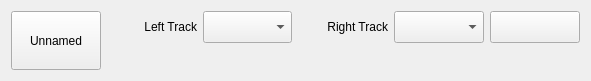
<?xml version="1.0" encoding="UTF-8"?>
<ui version="4.0">
 <class>TrackedMtlobeWidget</class>
 <widget class="QWidget" name="TrackedMtlobeWidget">
  <property name="geometry">
   <rect>
    <x>0</x>
    <y>0</y>
    <width>591</width>
    <height>81</height>
   </rect>
  </property>
  <property name="windowTitle">
   <string>Form</string>
  </property>
  <layout class="QGridLayout" name="gridLayout">
   <item row="0" column="0" rowspan="2">
    <widget class="QPushButton" name="pushButtonName">
     <property name="sizePolicy">
      <sizepolicy hsizetype="Minimum" vsizetype="Minimum">
       <horstretch>0</horstretch>
       <verstretch>0</verstretch>
      </sizepolicy>
     </property>
     <property name="toolTip">
      <string>Click to change the name of this actuator</string>
     </property>
     <property name="text">
      <string>Unnamed</string>
     </property>
    </widget>
   </item>
   <item row="0" column="1">
    <widget class="QLabel" name="label">
     <property name="sizePolicy">
      <sizepolicy hsizetype="Minimum" vsizetype="Minimum">
       <horstretch>0</horstretch>
       <verstretch>0</verstretch>
      </sizepolicy>
     </property>
     <property name="text">
      <string>Left Track</string>
     </property>
     <property name="alignment">
      <set>Qt::AlignRight|Qt::AlignTrailing|Qt::AlignVCenter</set>
     </property>
    </widget>
   </item>
   <item row="0" column="2">
    <widget class="ActuatorSelector" name="comboBoxLeftTrackPin">
     <property name="enabled">
      <bool>true</bool>
     </property>
     <property name="sizePolicy">
      <sizepolicy hsizetype="Minimum" vsizetype="Minimum">
       <horstretch>0</horstretch>
       <verstretch>0</verstretch>
      </sizepolicy>
     </property>
     <property name="toolTip">
      <string>The actuator responsible for steering the forward facing set of wheels.</string>
     </property>
    </widget>
   </item>
   <item row="0" column="3">
    <widget class="QLabel" name="label_3">
     <property name="sizePolicy">
      <sizepolicy hsizetype="Minimum" vsizetype="Minimum">
       <horstretch>0</horstretch>
       <verstretch>0</verstretch>
      </sizepolicy>
     </property>
     <property name="text">
      <string>Right Track</string>
     </property>
     <property name="alignment">
      <set>Qt::AlignRight|Qt::AlignTrailing|Qt::AlignVCenter</set>
     </property>
    </widget>
   </item>
   <item row="0" column="4">
    <widget class="ActuatorSelector" name="comboBoxRightTrackPin">
     <property name="enabled">
      <bool>true</bool>
     </property>
     <property name="sizePolicy">
      <sizepolicy hsizetype="Minimum" vsizetype="Minimum">
       <horstretch>0</horstretch>
       <verstretch>0</verstretch>
      </sizepolicy>
     </property>
     <property name="toolTip">
      <string>The actuator responsible for steering the backward facing set of wheels.</string>
     </property>
    </widget>
   </item>
   <item row="0" column="5">
    <widget class="QPushButton" name="pushButtonDelete">
     <property name="sizePolicy">
      <sizepolicy hsizetype="Minimum" vsizetype="Minimum">
       <horstretch>0</horstretch>
       <verstretch>0</verstretch>
      </sizepolicy>
     </property>
     <property name="minimumSize">
      <size>
       <width>32</width>
       <height>32</height>
      </size>
     </property>
     <property name="text">
      <string/>
     </property>
     <property name="icon">
      <iconset resource="../../libres/resources/icons.qrc">
       <normaloff>:/icons/trash.svg</normaloff>:/icons/trash.svg</iconset>
     </property>
    </widget>
   </item>
  </layout>
 </widget>
 <customwidgets>
  <customwidget>
   <class>ActuatorSelector</class>
   <extends>QComboBox</extends>
   <header location="global">hardware/actuator/ActuatorSelector.hpp</header>
  </customwidget>
 </customwidgets>
 <resources>
  <include location="../../libres/resources/icons.qrc"/>
 </resources>
 <connections/>
</ui>
